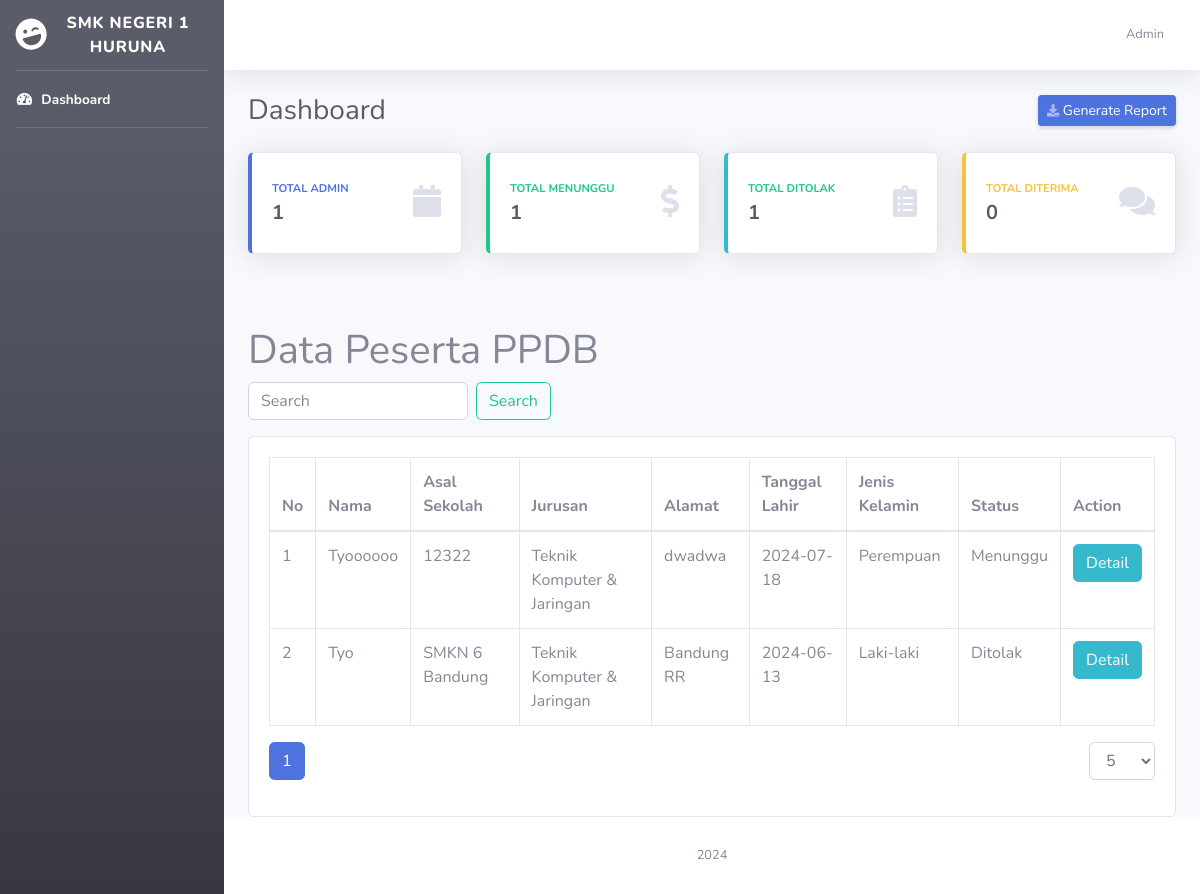
Page /admin/index.php (signed in) on the committed database.
### tables this page shows
CREATE TABLE `data_siswa` (
  `id` bigint(20) NOT NULL,
  `nisn` varchar(50) NOT NULL,
  `nama_siswa` varchar(500) NOT NULL,
  `nik` decimal(10,0) DEFAULT NULL,
  `jenis_kelamin` varchar(20) NOT NULL,
  `tempat_lahir` varchar(500) NOT NULL,
  `tgl_lahir` date DEFAULT NULL,
  `agama` varchar(50) NOT NULL,
  `golongan_darah` varchar(3) DEFAULT NULL,
  `alamat` varchar(1000) NOT NULL,
  `email_siswa` varchar(500) DEFAULT NULL,
  `rumah_milik` varchar(500) DEFAULT NULL,
  `no_telp_rumah` decimal(10,0) DEFAULT NULL,
  `no_telp_siswa` decimal(10,0) NOT NULL,
  `asal_sekolah` varchar(100) NOT NULL,
  `alamat_asal_sekolah` varchar(500) DEFAULT NULL,
  `jurusan` bigint(20) NOT NULL,
  `prestasi` varchar(1000) DEFAULT NULL,
  `hobi` varchar(100) DEFAULT NULL
);

CREATE TABLE `data_prodi` (
  `id` bigint(20) NOT NULL,
  `nama` varchar(50) NOT NULL
);

CREATE TABLE `status_pendaftaran` (
  `id` bigint(20) NOT NULL,
  `id_siswa` bigint(20) NOT NULL,
  `status` varchar(20) NOT NULL,
  `catatan_panitia` varchar(1000) NOT NULL
);

### admin/index.php (the view, shortened to what this page needs)
<?php
$database = new Database();
$db = $database->getConnection();
$page = isset($_GET['page']) ? (int) $_GET['page'] : 1;
$rowPerPage = isset($_GET['rowsPerPage']) ? (int) $_GET['rowsPerPage'] : 5;
$search = isset($_GET['search']) ? $_GET['search'] : '';
$offset = ($page - 1) * $rowPerPage;
$query = "SELECT a.*, b.status, c.nama as nama_jurusan FROM data_siswa a
INNER JOIN status_pendaftaran b ON a.id = b.id_siswa
INNER JOIN data_prodi c ON c.id = a.jurusan
WHERE a.nama_siswa LIKE :search
ORDER BY a.id DESC LIMIT :limit OFFSET :offset";
$stmt = $db->prepare($query);
$searchParam = "%" . $search . "%";
$stmt->bindParam(':search', $searchParam, PDO::PARAM_STR);
$stmt->bindParam(':limit', $rowPerPage, PDO::PARAM_INT);
$stmt->bindParam(':offset', $offset, PDO::PARAM_INT);
$stmt->execute();
$data_peserta_ppdb = $stmt->fetchAll(PDO::FETCH_ASSOC);
$total_query = "SELECT COUNT(*) FROM data_siswa WHERE nama_siswa LIKE :search";
$total_stmt = $db->prepare($total_query);
$total_stmt->bindParam(':search', $searchParam, PDO::PARAM_STR);
$total_stmt->execute();
$total_rows = $total_stmt->fetchColumn();
$total_pages = ceil($total_rows / $rowPerPage);
$status_counts = array_count_values(array_column($data_peserta_ppdb, 'status'));
$query = "SELECT COUNT(*) as total FROM data_admin";
$stmt = $db->prepare($query);
$stmt->execute();
$totalUsers = $stmt->fetch(PDO::FETCH_ASSOC)['total'];
?>
<!DOCTYPE html>
<html lang="en">
<head>
    <link href="../assets/dist/fontawesome-free/css/all.min.css" rel="stylesheet" type="text/css">
    <link href="../assets/dist/bootstrap/css/bootstrap.min.css" rel="stylesheet">
    <link href="../assets/css/sb-admin-2.min.css" rel="stylesheet">
</head>
<body id="page-top">
    <div id="wrapper">
        <ul class="navbar-nav bg-gradient-dark sidebar sidebar-dark accordion" id="accordionSidebar">
            <a class="sidebar-brand d-flex align-items-center justify-content-center" href="./index.php">
                <div class="sidebar-brand-icon rotate-n-15">
                    <i class="fas fa-laugh-wink"></i>
                </div>
                <div class="sidebar-brand-text mx-3">SMK NEGERI 1 HURUNA</div>
            </a>
            <hr class="sidebar-divider my-0">
            <li class="nav-item active">
                <a class="nav-link" href="./index.php">
                    <i class="fas fa-fw fa-tachometer-alt"></i>
                    <span>Dashboard</span></a>
            </li>
            <hr class="sidebar-divider">
        </ul>
        <div id="content-wrapper" class="d-flex flex-column">
            <div id="content">
                <nav class="navbar navbar-expand navbar-light bg-white topbar mb-4 static-top shadow">
                    <ul class="navbar-nav ml-auto">
                        <li class="nav-item dropdown no-arrow">
                            <a class="nav-link dropdown-toggle" href="#" id="userDropdown" role="button"
                                data-toggle="dropdown" aria-haspopup="true" aria-expanded="false">
                                <span class="mr-2 d-none d-lg-inline text-gray-600 small">Admin</span>
                            </a>
                        </li>
                    </ul>
                </nav>
                <div class="container-fluid">
                    <div class="d-sm-flex align-items-center justify-content-between mb-4">
                        <h1 class="h3 mb-0 text-gray-800">Dashboard</h1>
                        <a href="../service/generateExcel.php" class="d-none d-sm-inline-block btn btn-sm btn-primary shadow-sm">
                            <i class="fas fa-download fa-sm text-white-50"></i> Generate Report
                        </a>
                    </div>
                    <div class="row">
                        <div class="col-xl-3 col-md-6 mb-4">
                            <div class="card border-left-primary shadow h-100 py-2">
                                <div class="card-body">
                                    <div class="row no-gutters align-items-center">
                                        <div class="col mr-2">
                                            <div class="text-xs font-weight-bold text-primary text-uppercase mb-1">
                                                Total Admin</div>
                                            <div class="h5 mb-0 font-weight-bold text-gray-800">
                                                <?php echo $totalUsers ?? 0 ?>
                                            </div>
                                        </div>
                                        <div class="col-auto">
                                            <i class="fas fa-calendar fa-2x text-gray-300"></i>
                                        </div>
                                    </div>
                                </div>
                            </div>
                        </div>
                        <div class="col-xl-3 col-md-6 mb-4">
                            <div class="card border-left-success shadow h-100 py-2">
                                <div class="card-body">
                                    <div class="row no-gutters align-items-center">
                                        <div class="col mr-2">
                                            <div class="text-xs font-weight-bold text-success text-uppercase mb-1">
                                                Total Menunggu</div>
                                            <div class="h5 mb-0 font-weight-bold text-gray-800">
                                                <?php echo $status_counts["Menunggu"] ?? 0 ?>
                                            </div>
                                        </div>
                                        <div class="col-auto">
                                            <i class="fas fa-dollar-sign fa-2x text-gray-300"></i>
                                        </div>
                                    </div>
                                </div>
                            </div>
                        </div>
                        <div class="col-xl-3 col-md-6 mb-4">
                            <div class="card border-left-info shadow h-100 py-2">
                                <div class="card-body">
                                    <div class="row no-gutters align-items-center">
                                        <div class="col mr-2">
                                            <div class="text-xs font-weight-bold text-success text-uppercase mb-1">
                                                Total Ditolak</div>
                                            <div class="h5 mb-0 font-weight-bold text-gray-800">
                                                <?php echo $status_counts["Ditolak"] ?? 0 ?>
                                            </div>
                                        </div>
                                        <div class="col-auto">
                                            <i class="fas fa-clipboard-list fa-2x text-gray-300"></i>
                                        </div>
                                    </div>
                                </div>
                            </div>
                        </div>
                        <div class="col-xl-3 col-md-6 mb-4">
                            <div class="card border-left-warning shadow h-100 py-2">
                                <div class="card-body">
                                    <div class="row no-gutters align-items-center">
                                        <div class="col mr-2">
                                            <div class="text-xs font-weight-bold text-warning text-uppercase mb-1">
                                                Total Diterima</div>
                                            <div class="h5 mb-0 font-weight-bold text-gray-800">
                                                <?php echo $status_counts["Diterima"] ?? 0 ?>
                                            </div>
                                        </div>
                                        <div class="col-auto">
                                            <i class="fas fa-comments fa-2x text-gray-300"></i>
                                        </div>
                                    </div>
                                </div>
                            </div>
                        </div>
                    </div>
                    <div class="row mt-5">
                        <div class="col-12">
                            <h1>Data Peserta PPDB</h1>
                            <form class="form-inline">
                                <input class="form-control mr-sm-2" type="search" placeholder="Search"
                                    aria-label="Search" name="search"
                                    value="<?php echo isset($_GET['search']) ? $_GET['search'] : '' ?>">
                                <button class="btn btn-outline-success my-2 my-sm-0" type="submit">Search</button>
                            </form>
                        </div>
                        <div class="col-12">
                            <div class="card mt-3">
                                <div class="card-body">
                                    <div class="table-responsive">
                                        <table class="table table-bordered" id="dataTable" width="100%" cellspacing="0">
                                            <thead>
                                                <tr>
                                                    <th>No</th>
                                                    <th>Nama</th>
                                                    <th>Asal Sekolah</th>
                                                    <th>Jurusan</th>
                                                    <th>Alamat</th>
                                                    <th>Tanggal Lahir</th>
                                                    <th>Jenis Kelamin</th>
                                                    <th>Status</th>
                                                    <th>Action</th>
                                                </tr>
                                            </thead>
                                            <tbody>
                                                <?php foreach ($data_peserta_ppdb as $index => $peserta): ?>
                                                    <tr>
                                                        <td><?= ($offset + $index + 1) ?></td>
                                                        <td><?= $peserta['nama_siswa'] ?></td>
                                                        <td><?= $peserta['asal_sekolah'] ?></td>
                                                        <td><?= $peserta['nama_jurusan'] ?></td>
                                                        <td><?= $peserta['alamat'] ?></td>
                                                        <td><?= $peserta['tgl_lahir'] ?></td>
                                                        <td><?= $peserta['jenis_kelamin'] ?></td>
                                                        <td><?= $peserta['status'] ?></td>
                                                        <td>
                                                            <a class="btn btn-info"
                                                                href="./detail_siswa.php?id=<?= $peserta['id'] ?>">Detail</a>
                                                        </td>
                                                    </tr>
                                                <?php endforeach; ?>
                                            </tbody>
                                        </table>
                                    </div>
                                    <div class="d-flex justify-content-between">
                                        <div class="pagination-container">
                                            <ul class="pagination justify-content-center" id="pagination">
                                                <?php for ($i = 1; $i <= $total_pages; $i++): ?>
                                                    <li class="page-item <?= ($i == $page) ? 'active' : '' ?>">
                                                        <a class="page-link"
                                                            href="?page=<?= $i ?>&rowPerPage=<?= $rowPerPage ?>&search=<?= htmlspecialchars($search) ?>"><?= $i ?></a>
                                                    </li>
                                                <?php endfor; ?>
                                            </ul>
                                        </div>
                                        <div class="form-group">
                                            <form method="GET">
                                                <select class="form-control" id="rowsPerPage" name="rowsPerPage"
                                                    onchange="this.form.submit()">
                                                    <option value="5" <?php if ($rowPerPage == 5)
                                                        echo 'selected'; ?>>5
                                                    </option>
                                                </select>
                                            </form>
                                        </div>
                                    </div>
                                </div>
                            </div>
                        </div>
                    </div>
                </div>
            </div>
            <footer class="sticky-footer bg-white">
                <div class="container my-auto">
                    <div class="copyright text-center my-auto">
                        <span>2024</span>
                    </div>
                </div>
            </footer>
        </div>
    </div>
</body>
</html>
</html>

### rows in the picture
data_siswa: index "1", nama_siswa "Tyoooooo", asal_sekolah "12322", jurusan.nama "Teknik Komputer & Jaringan", alamat "dwadwa", tgl_lahir "2024-07-18", jenis_kelamin "Perempuan", status_pendaftaran.status "Menunggu"
data_siswa: index "2", nama_siswa "Tyo", asal_sekolah "SMKN 6 Bandung", jurusan.nama "Teknik Komputer & Jaringan", alamat "Bandung RR", tgl_lahir "2024-06-13", jenis_kelamin "Laki-laki", status_pendaftaran.status "Ditolak"

### other values in the picture
$totalUsers "1"
$status_counts["Menunggu"] "1"
$status_counts["Ditolak"] "1"
$status_counts["Diterima"] "0"
